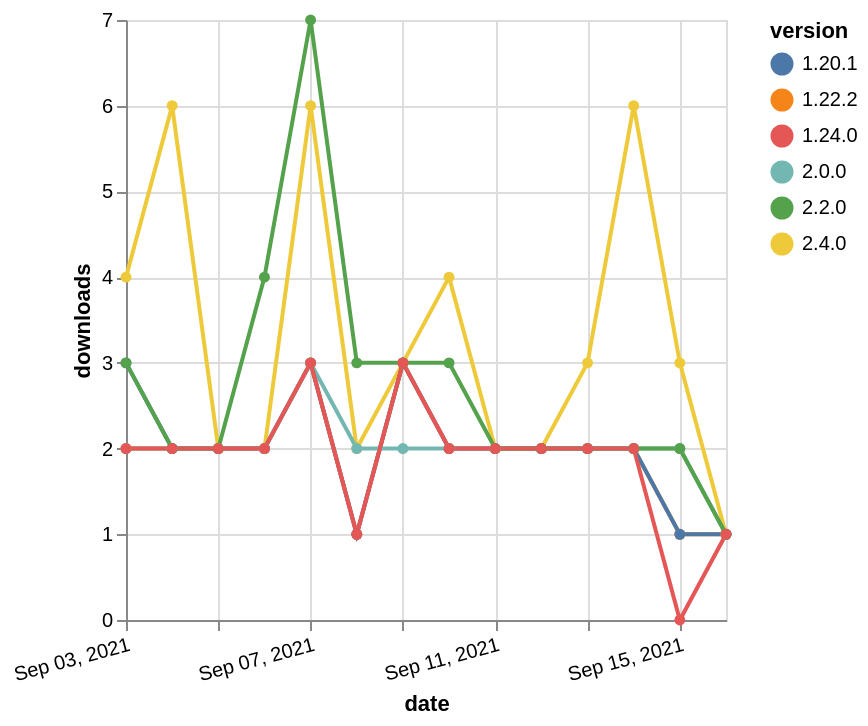

The Vega-Lite source for this figure:
### Vega-Lite specification from a JSON file in a GitHub repository (floating-point values rounded to 4 significant figures)
{"$schema": "https://vega.github.io/schema/vega-lite/v5.json", "description": "A simple bar chart with embedded data.", "data": {"values": [{"date": "2021-09-03", "total": 244, "delta": 4, "version": "2.4.0"}, {"date": "2021-09-04", "total": 250, "delta": 6, "version": "2.4.0"}, {"date": "2021-09-05", "total": 252, "delta": 2, "version": "2.4.0"}, {"date": "2021-09-06", "total": 254, "delta": 2, "version": "2.4.0"}, {"date": "2021-09-07", "total": 260, "delta": 6, "version": "2.4.0"}, {"date": "2021-09-08", "total": 262, "delta": 2, "version": "2.4.0"}, {"date": "2021-09-09", "total": 265, "delta": 3, "version": "2.4.0"}, {"date": "2021-09-10", "total": 269, "delta": 4, "version": "2.4.0"}, {"date": "2021-09-11", "total": 271, "delta": 2, "version": "2.4.0"}, {"date": "2021-09-12", "total": 273, "delta": 2, "version": "2.4.0"}, {"date": "2021-09-13", "total": 276, "delta": 3, "version": "2.4.0"}, {"date": "2021-09-14", "total": 282, "delta": 6, "version": "2.4.0"}, {"date": "2021-09-15", "total": 285, "delta": 3, "version": "2.4.0"}, {"date": "2021-09-16", "total": 286, "delta": 1, "version": "2.4.0"}, {"date": "2021-09-03", "total": 1672, "delta": 2, "version": "1.22.2"}, {"date": "2021-09-04", "total": 1674, "delta": 2, "version": "1.22.2"}, {"date": "2021-09-05", "total": 1676, "delta": 2, "version": "1.22.2"}, {"date": "2021-09-06", "total": 1678, "delta": 2, "version": "1.22.2"}, {"date": "2021-09-07", "total": 1681, "delta": 3, "version": "1.22.2"}, {"date": "2021-09-08", "total": 1682, "delta": 1, "version": "1.22.2"}, {"date": "2021-09-09", "total": 1685, "delta": 3, "version": "1.22.2"}, {"date": "2021-09-10", "total": 1687, "delta": 2, "version": "1.22.2"}, {"date": "2021-09-11", "total": 1689, "delta": 2, "version": "1.22.2"}, {"date": "2021-09-12", "total": 1691, "delta": 2, "version": "1.22.2"}, {"date": "2021-09-13", "total": 1693, "delta": 2, "version": "1.22.2"}, {"date": "2021-09-14", "total": 1695, "delta": 2, "version": "1.22.2"}, {"date": "2021-09-15", "total": 1696, "delta": 1, "version": "1.22.2"}, {"date": "2021-09-16", "total": 1697, "delta": 1, "version": "1.22.2"}, {"date": "2021-09-03", "total": 2071, "delta": 3, "version": "1.20.1"}, {"date": "2021-09-04", "total": 2073, "delta": 2, "version": "1.20.1"}, {"date": "2021-09-05", "total": 2075, "delta": 2, "version": "1.20.1"}, {"date": "2021-09-06", "total": 2077, "delta": 2, "version": "1.20.1"}, {"date": "2021-09-07", "total": 2080, "delta": 3, "version": "1.20.1"}, {"date": "2021-09-08", "total": 2081, "delta": 1, "version": "1.20.1"}, {"date": "2021-09-09", "total": 2084, "delta": 3, "version": "1.20.1"}, {"date": "2021-09-10", "total": 2086, "delta": 2, "version": "1.20.1"}, {"date": "2021-09-11", "total": 2088, "delta": 2, "version": "1.20.1"}, {"date": "2021-09-12", "total": 2090, "delta": 2, "version": "1.20.1"}, {"date": "2021-09-13", "total": 2092, "delta": 2, "version": "1.20.1"}, {"date": "2021-09-14", "total": 2094, "delta": 2, "version": "1.20.1"}, {"date": "2021-09-15", "total": 2095, "delta": 1, "version": "1.20.1"}, {"date": "2021-09-16", "total": 2096, "delta": 1, "version": "1.20.1"}, {"date": "2021-09-03", "total": 1026, "delta": 2, "version": "2.0.0"}, {"date": "2021-09-04", "total": 1028, "delta": 2, "version": "2.0.0"}, {"date": "2021-09-05", "total": 1030, "delta": 2, "version": "2.0.0"}, {"date": "2021-09-06", "total": 1032, "delta": 2, "version": "2.0.0"}, {"date": "2021-09-07", "total": 1035, "delta": 3, "version": "2.0.0"}, {"date": "2021-09-08", "total": 1037, "delta": 2, "version": "2.0.0"}, {"date": "2021-09-09", "total": 1039, "delta": 2, "version": "2.0.0"}, {"date": "2021-09-10", "total": 1041, "delta": 2, "version": "2.0.0"}, {"date": "2021-09-11", "total": 1043, "delta": 2, "version": "2.0.0"}, {"date": "2021-09-12", "total": 1045, "delta": 2, "version": "2.0.0"}, {"date": "2021-09-13", "total": 1047, "delta": 2, "version": "2.0.0"}, {"date": "2021-09-14", "total": 1049, "delta": 2, "version": "2.0.0"}, {"date": "2021-09-15", "total": 1051, "delta": 2, "version": "2.0.0"}, {"date": "2021-09-16", "total": 1052, "delta": 1, "version": "2.0.0"}, {"date": "2021-09-03", "total": 845, "delta": 3, "version": "2.2.0"}, {"date": "2021-09-04", "total": 847, "delta": 2, "version": "2.2.0"}, {"date": "2021-09-05", "total": 849, "delta": 2, "version": "2.2.0"}, {"date": "2021-09-06", "total": 853, "delta": 4, "version": "2.2.0"}, {"date": "2021-09-07", "total": 860, "delta": 7, "version": "2.2.0"}, {"date": "2021-09-08", "total": 863, "delta": 3, "version": "2.2.0"}, {"date": "2021-09-09", "total": 866, "delta": 3, "version": "2.2.0"}, {"date": "2021-09-10", "total": 869, "delta": 3, "version": "2.2.0"}, {"date": "2021-09-11", "total": 871, "delta": 2, "version": "2.2.0"}, {"date": "2021-09-12", "total": 873, "delta": 2, "version": "2.2.0"}, {"date": "2021-09-13", "total": 875, "delta": 2, "version": "2.2.0"}, {"date": "2021-09-14", "total": 877, "delta": 2, "version": "2.2.0"}, {"date": "2021-09-15", "total": 879, "delta": 2, "version": "2.2.0"}, {"date": "2021-09-16", "total": 880, "delta": 1, "version": "2.2.0"}, {"date": "2021-09-03", "total": 1559, "delta": 2, "version": "1.24.0"}, {"date": "2021-09-04", "total": 1561, "delta": 2, "version": "1.24.0"}, {"date": "2021-09-05", "total": 1563, "delta": 2, "version": "1.24.0"}, {"date": "2021-09-06", "total": 1565, "delta": 2, "version": "1.24.0"}, {"date": "2021-09-07", "total": 1568, "delta": 3, "version": "1.24.0"}, {"date": "2021-09-08", "total": 1569, "delta": 1, "version": "1.24.0"}, {"date": "2021-09-09", "total": 1572, "delta": 3, "version": "1.24.0"}, {"date": "2021-09-10", "total": 1574, "delta": 2, "version": "1.24.0"}, {"date": "2021-09-11", "total": 1576, "delta": 2, "version": "1.24.0"}, {"date": "2021-09-12", "total": 1578, "delta": 2, "version": "1.24.0"}, {"date": "2021-09-13", "total": 1580, "delta": 2, "version": "1.24.0"}, {"date": "2021-09-14", "total": 1582, "delta": 2, "version": "1.24.0"}, {"date": "2021-09-15", "total": 1582, "delta": 0, "version": "1.24.0"}, {"date": "2021-09-16", "total": 1583, "delta": 1, "version": "1.24.0"}]}, "width": "container", "mark": {"type": "line", "point": {"filled": true}}, "encoding": {"x": {"field": "date", "type": "temporal", "timeUnit": "yearmonthdate", "title": "date", "axis": {"labelAngle": -15}}, "y": {"field": "delta", "type": "quantitative", "title": "downloads"}, "color": {"field": "version", "type": "nominal"}, "tooltip": {"field": "delta"}}}
